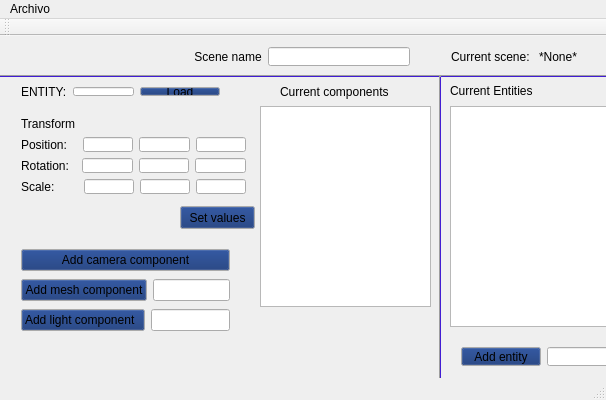
<?xml version="1.0" encoding="UTF-8"?>
<ui version="4.0">
 <class>LevelEditorQtClass</class>
 <widget class="QMainWindow" name="LevelEditorQtClass">
  <property name="geometry">
   <rect>
    <x>0</x>
    <y>0</y>
    <width>606</width>
    <height>400</height>
   </rect>
  </property>
  <property name="palette">
   <palette>
    <active>
     <colorrole role="Button">
      <brush brushstyle="SolidPattern">
       <color alpha="255">
        <red>11</red>
        <green>43</green>
        <blue>112</blue>
       </color>
      </brush>
     </colorrole>
     <colorrole role="Light">
      <brush brushstyle="SolidPattern">
       <color alpha="255">
        <red>65</red>
        <green>29</green>
        <blue>211</blue>
       </color>
      </brush>
     </colorrole>
     <colorrole role="Midlight">
      <brush brushstyle="SolidPattern">
       <color alpha="255">
        <red>97</red>
        <green>58</green>
        <blue>227</blue>
       </color>
      </brush>
     </colorrole>
    </active>
    <inactive>
     <colorrole role="Button">
      <brush brushstyle="SolidPattern">
       <color alpha="255">
        <red>11</red>
        <green>43</green>
        <blue>112</blue>
       </color>
      </brush>
     </colorrole>
     <colorrole role="Light">
      <brush brushstyle="SolidPattern">
       <color alpha="255">
        <red>65</red>
        <green>29</green>
        <blue>211</blue>
       </color>
      </brush>
     </colorrole>
     <colorrole role="Midlight">
      <brush brushstyle="SolidPattern">
       <color alpha="255">
        <red>97</red>
        <green>58</green>
        <blue>227</blue>
       </color>
      </brush>
     </colorrole>
    </inactive>
    <disabled>
     <colorrole role="Button">
      <brush brushstyle="SolidPattern">
       <color alpha="255">
        <red>11</red>
        <green>43</green>
        <blue>112</blue>
       </color>
      </brush>
     </colorrole>
     <colorrole role="Light">
      <brush brushstyle="SolidPattern">
       <color alpha="255">
        <red>65</red>
        <green>29</green>
        <blue>211</blue>
       </color>
      </brush>
     </colorrole>
     <colorrole role="Midlight">
      <brush brushstyle="SolidPattern">
       <color alpha="255">
        <red>97</red>
        <green>58</green>
        <blue>227</blue>
       </color>
      </brush>
     </colorrole>
    </disabled>
   </palette>
  </property>
  <property name="windowTitle">
   <string>LevelEditorQt</string>
  </property>
  <widget class="QWidget" name="centralWidget">
   <widget class="QWidget" name="horizontalLayoutWidget">
    <property name="geometry">
     <rect>
      <x>450</x>
      <y>300</y>
      <width>181</width>
      <height>41</height>
     </rect>
    </property>
    <layout class="QHBoxLayout" name="horizontalLayout">
     <item>
      <widget class="QPushButton" name="AddEntity_Button">
       <property name="text">
        <string>Add entity</string>
       </property>
      </widget>
     </item>
     <item>
      <widget class="QLineEdit" name="Add_EntityName_field"/>
     </item>
    </layout>
   </widget>
   <widget class="QWidget" name="verticalLayoutWidget_2">
    <property name="geometry">
     <rect>
      <x>10</x>
      <y>200</y>
      <width>231</width>
      <height>111</height>
     </rect>
    </property>
    <layout class="QVBoxLayout" name="verticalLayout_2">
     <item>
      <widget class="QPushButton" name="Camera_Button">
       <property name="text">
        <string>Add camera component</string>
       </property>
      </widget>
     </item>
     <item>
      <layout class="QHBoxLayout" name="horizontalLayout_3">
       <item>
        <widget class="QPushButton" name="Mesh_Button">
         <property name="text">
          <string>Add mesh component</string>
         </property>
        </widget>
       </item>
       <item>
        <widget class="QLineEdit" name="mesh_paht_Field"/>
       </item>
      </layout>
     </item>
     <item>
      <layout class="QHBoxLayout" name="horizontalLayout_2">
       <item>
        <widget class="QPushButton" name="Ligt_Button">
         <property name="text">
          <string>Add light component  </string>
         </property>
        </widget>
       </item>
       <item>
        <widget class="QLineEdit" name="light_intensity_Field"/>
       </item>
      </layout>
     </item>
    </layout>
   </widget>
   <widget class="Line" name="line">
    <property name="geometry">
     <rect>
      <x>-30</x>
      <y>30</y>
      <width>671</width>
      <height>20</height>
     </rect>
    </property>
    <property name="orientation">
     <enum>Qt::Horizontal</enum>
    </property>
   </widget>
   <widget class="QWidget" name="horizontalLayoutWidget_4">
    <property name="geometry">
     <rect>
      <x>180</x>
      <y>0</y>
      <width>241</width>
      <height>41</height>
     </rect>
    </property>
    <layout class="QHBoxLayout" name="horizontalLayout_4">
     <item>
      <widget class="QLabel" name="label">
       <property name="text">
        <string> Scene name</string>
       </property>
      </widget>
     </item>
     <item>
      <widget class="QLineEdit" name="SceneName_Field"/>
     </item>
    </layout>
   </widget>
   <widget class="QWidget" name="horizontalLayoutWidget_5">
    <property name="geometry">
     <rect>
      <x>10</x>
      <y>40</y>
      <width>221</width>
      <height>31</height>
     </rect>
    </property>
    <layout class="QHBoxLayout" name="horizontalLayout_5">
     <item>
      <widget class="QLabel" name="label_2">
       <property name="text">
        <string>ENTITY:</string>
       </property>
      </widget>
     </item>
     <item>
      <widget class="QLineEdit" name="EntityName_Field"/>
     </item>
     <item>
      <widget class="QPushButton" name="Load_Entity_Button">
       <property name="text">
        <string>Load</string>
       </property>
      </widget>
     </item>
    </layout>
   </widget>
   <widget class="QTextBrowser" name="current_entities_text">
    <property name="geometry">
     <rect>
      <x>450</x>
      <y>70</y>
      <width>181</width>
      <height>221</height>
     </rect>
    </property>
   </widget>
   <widget class="QLabel" name="label_3">
    <property name="geometry">
     <rect>
      <x>450</x>
      <y>39</y>
      <width>151</width>
      <height>31</height>
     </rect>
    </property>
    <property name="text">
     <string>Current Entities</string>
    </property>
   </widget>
   <widget class="Line" name="line_2">
    <property name="geometry">
     <rect>
      <x>420</x>
      <y>40</y>
      <width>41</width>
      <height>331</height>
     </rect>
    </property>
    <property name="orientation">
     <enum>Qt::Vertical</enum>
    </property>
   </widget>
   <widget class="QWidget" name="verticalLayoutWidget">
    <property name="geometry">
     <rect>
      <x>10</x>
      <y>70</y>
      <width>247</width>
      <height>99</height>
     </rect>
    </property>
    <layout class="QVBoxLayout" name="verticalLayout">
     <item>
      <widget class="QLabel" name="label_4">
       <property name="text">
        <string>Transform</string>
       </property>
      </widget>
     </item>
     <item>
      <layout class="QHBoxLayout" name="horizontalLayout_6">
       <item>
        <widget class="QLabel" name="label_5">
         <property name="text">
          <string>Position:   </string>
         </property>
        </widget>
       </item>
       <item>
        <widget class="QLineEdit" name="x_pox_Field"/>
       </item>
       <item>
        <widget class="QLineEdit" name="y_pos_Field"/>
       </item>
       <item>
        <widget class="QLineEdit" name="z_pos_Field"/>
       </item>
      </layout>
     </item>
     <item>
      <layout class="QHBoxLayout" name="horizontalLayout_7">
       <item>
        <widget class="QLabel" name="label_6">
         <property name="text">
          <string>Rotation:  </string>
         </property>
        </widget>
       </item>
       <item>
        <widget class="QLineEdit" name="x_rot_Field"/>
       </item>
       <item>
        <widget class="QLineEdit" name="y_rot_Field"/>
       </item>
       <item>
        <widget class="QLineEdit" name="z_rot_Field"/>
       </item>
      </layout>
     </item>
     <item>
      <layout class="QHBoxLayout" name="horizontalLayout_9">
       <item>
        <widget class="QLabel" name="label_8">
         <property name="text">
          <string>Scale:       </string>
         </property>
        </widget>
       </item>
       <item>
        <widget class="QLineEdit" name="x_sca_Field"/>
       </item>
       <item>
        <widget class="QLineEdit" name="y_sca_Field"/>
       </item>
       <item>
        <widget class="QLineEdit" name="z_sca_Field"/>
       </item>
      </layout>
     </item>
    </layout>
   </widget>
   <widget class="QLabel" name="label_9">
    <property name="geometry">
     <rect>
      <x>280</x>
      <y>40</y>
      <width>151</width>
      <height>31</height>
     </rect>
    </property>
    <property name="text">
     <string>Current components</string>
    </property>
   </widget>
   <widget class="QTextBrowser" name="current_components_text">
    <property name="geometry">
     <rect>
      <x>260</x>
      <y>70</y>
      <width>171</width>
      <height>201</height>
     </rect>
    </property>
   </widget>
   <widget class="QWidget" name="horizontalLayoutWidget_2">
    <property name="geometry">
     <rect>
      <x>440</x>
      <y>0</y>
      <width>191</width>
      <height>41</height>
     </rect>
    </property>
    <layout class="QHBoxLayout" name="horizontalLayout_8">
     <item>
      <widget class="QLabel" name="label_7">
       <property name="text">
        <string>Current scene: </string>
       </property>
      </widget>
     </item>
     <item>
      <widget class="QLabel" name="Current_Scene_Label">
       <property name="text">
        <string>*None*</string>
       </property>
      </widget>
     </item>
    </layout>
   </widget>
   <widget class="QPushButton" name="set_transform_Button">
    <property name="geometry">
     <rect>
      <x>180</x>
      <y>170</y>
      <width>75</width>
      <height>23</height>
     </rect>
    </property>
    <property name="text">
     <string>Set values</string>
    </property>
   </widget>
  </widget>
  <widget class="QMenuBar" name="menuBar">
   <property name="geometry">
    <rect>
     <x>0</x>
     <y>0</y>
     <width>606</width>
     <height>21</height>
    </rect>
   </property>
   <widget class="QMenu" name="menuArchivo">
    <property name="title">
     <string>Archivo</string>
    </property>
    <addaction name="actionCreate_new_scene"/>
    <addaction name="actionSave_scene"/>
   </widget>
   <addaction name="menuArchivo"/>
  </widget>
  <widget class="QToolBar" name="mainToolBar">
   <attribute name="toolBarArea">
    <enum>TopToolBarArea</enum>
   </attribute>
   <attribute name="toolBarBreak">
    <bool>false</bool>
   </attribute>
  </widget>
  <widget class="QStatusBar" name="statusBar"/>
  <action name="actionCreate_new_scene">
   <property name="text">
    <string>Create new scene</string>
   </property>
  </action>
  <action name="actionSave_scene">
   <property name="text">
    <string>Save scene</string>
   </property>
  </action>
 </widget>
 <layoutdefault spacing="6" margin="11"/>
 <resources>
  <include location="LevelEditorQt.qrc"/>
 </resources>
 <connections/>
</ui>
